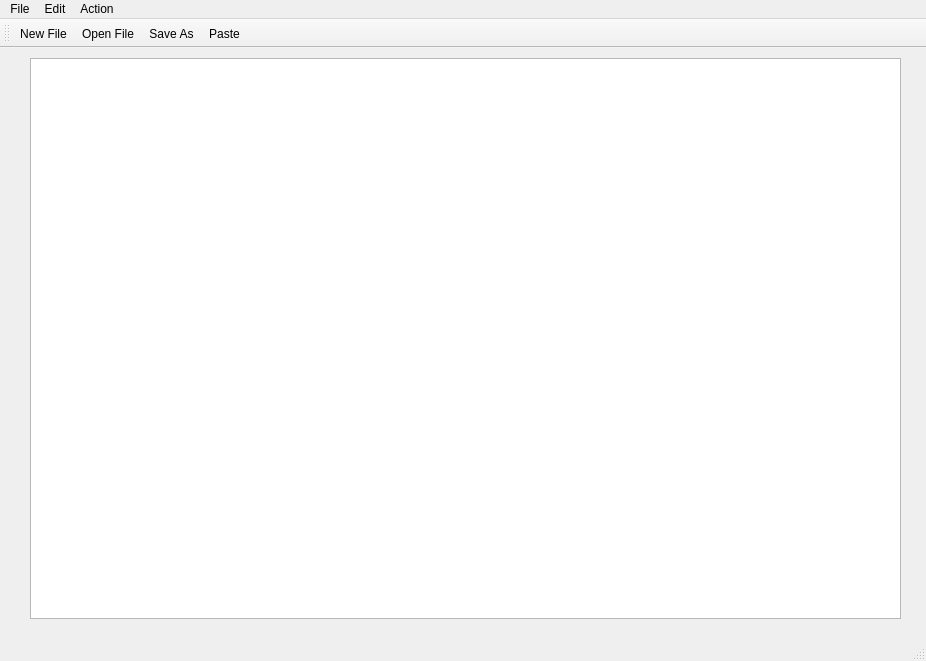
<?xml version="1.0" encoding="UTF-8"?>
<ui version="4.0">
 <class>MainWindow</class>
 <widget class="QMainWindow" name="MainWindow">
  <property name="geometry">
   <rect>
    <x>0</x>
    <y>0</y>
    <width>926</width>
    <height>661</height>
   </rect>
  </property>
  <property name="windowTitle">
   <string>MainWindow</string>
  </property>
  <widget class="QWidget" name="centralwidget">
   <widget class="QWidget" name="verticalLayoutWidget">
    <property name="geometry">
     <rect>
      <x>30</x>
      <y>10</y>
      <width>871</width>
      <height>561</height>
     </rect>
    </property>
    <layout class="QVBoxLayout" name="verticalLayout">
     <item>
      <widget class="QTextEdit" name="textEdit"/>
     </item>
    </layout>
   </widget>
  </widget>
  <widget class="QMenuBar" name="menubar">
   <property name="geometry">
    <rect>
     <x>0</x>
     <y>0</y>
     <width>926</width>
     <height>20</height>
    </rect>
   </property>
   <widget class="QMenu" name="menuFile">
    <property name="title">
     <string>File</string>
    </property>
    <addaction name="actionNew_File"/>
    <addaction name="actionOpen_File"/>
    <addaction name="actionSave_As"/>
    <addaction name="actionPrint"/>
    <addaction name="actionExit"/>
   </widget>
   <widget class="QMenu" name="menuEdit">
    <property name="title">
     <string>Edit</string>
    </property>
    <addaction name="actionCopy"/>
    <addaction name="actionPaste"/>
    <addaction name="actionCut"/>
    <addaction name="actionUndo"/>
    <addaction name="actionRedo"/>
    <addaction name="actionClear"/>
   </widget>
   <widget class="QMenu" name="menuAction">
    <property name="title">
     <string>Action</string>
    </property>
    <addaction name="actionCompile"/>
   </widget>
   <addaction name="menuFile"/>
   <addaction name="menuEdit"/>
   <addaction name="menuAction"/>
  </widget>
  <widget class="QStatusBar" name="statusbar"/>
  <widget class="QToolBar" name="toolBar">
   <property name="windowTitle">
    <string>toolBar</string>
   </property>
   <attribute name="toolBarArea">
    <enum>TopToolBarArea</enum>
   </attribute>
   <attribute name="toolBarBreak">
    <bool>false</bool>
   </attribute>
   <addaction name="actionNew_File"/>
   <addaction name="actionOpen_File"/>
   <addaction name="actionSave_As"/>
   <addaction name="actionPaste"/>
  </widget>
  <action name="actionNew_File">
   <property name="icon">
    <iconset resource="Resources.qrc">
     <normaloff>:/imgs/New.bmp</normaloff>:/imgs/New.bmp</iconset>
   </property>
   <property name="text">
    <string>New File</string>
   </property>
  </action>
  <action name="actionOpen_File">
   <property name="icon">
    <iconset resource="Resources.qrc">
     <normaloff>:/imgs/Open.bmp</normaloff>:/imgs/Open.bmp</iconset>
   </property>
   <property name="text">
    <string>Open File</string>
   </property>
  </action>
  <action name="actionSave_As">
   <property name="icon">
    <iconset resource="Resources.qrc">
     <normaloff>:/imgs/Save.bmp</normaloff>:/imgs/Save.bmp</iconset>
   </property>
   <property name="text">
    <string>Save As</string>
   </property>
  </action>
  <action name="actionPrint">
   <property name="text">
    <string>Print</string>
   </property>
  </action>
  <action name="actionExit">
   <property name="text">
    <string>Exit</string>
   </property>
  </action>
  <action name="actionCopy">
   <property name="icon">
    <iconset resource="Resources.qrc">
     <normaloff>:/imgs/Copy.bmp</normaloff>:/imgs/Copy.bmp</iconset>
   </property>
   <property name="text">
    <string>Copy</string>
   </property>
  </action>
  <action name="actionPaste">
   <property name="icon">
    <iconset resource="Resources.qrc">
     <normaloff>:/imgs/Paste.bmp</normaloff>:/imgs/Paste.bmp</iconset>
   </property>
   <property name="text">
    <string>Paste</string>
   </property>
  </action>
  <action name="actionCut">
   <property name="icon">
    <iconset resource="Resources.qrc">
     <normaloff>:/imgs/Cut.bmp</normaloff>:/imgs/Cut.bmp</iconset>
   </property>
   <property name="text">
    <string>Cut</string>
   </property>
  </action>
  <action name="actionUndo">
   <property name="text">
    <string>Undo</string>
   </property>
  </action>
  <action name="actionRedo">
   <property name="text">
    <string>Redo</string>
   </property>
  </action>
  <action name="actionClear">
   <property name="text">
    <string>Clear</string>
   </property>
  </action>
  <action name="actionCompile">
   <property name="text">
    <string>Compile</string>
   </property>
  </action>
 </widget>
 <resources>
  <include location="Resources.qrc"/>
 </resources>
 <connections/>
</ui>
